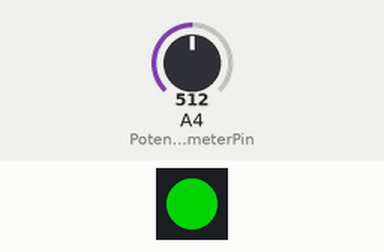
This sketch was run on a simulated Arduino Uno, built with avr-gcc and run on an emulated ATmega328P. Parts: 1 RGB LEDs in strip order, left to right. The inputs (shaded band) are chosen by the test bench; at power-on: A4 (PotentiometerPin) = 512. Dim RGB values are drawn brighter than linear.

Above: at 1.2 s.
1.3 s: A4 (PotentiometerPin) set to 331
At 2.4 s:
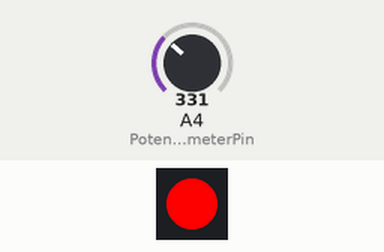
2.8 s: A4 (PotentiometerPin) set to 692
At 3.5 s:
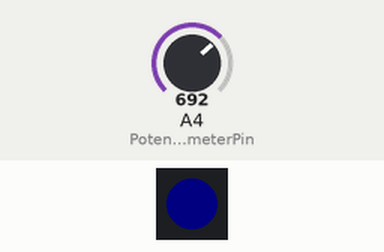
4.3 s: A4 (PotentiometerPin) set to 511
At 4.6 s:
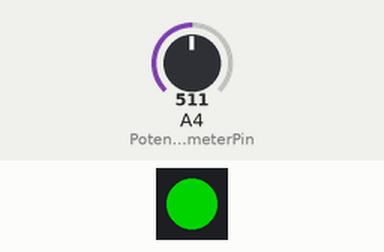
Timing chart, 0 to 7.3 s (numbered marks = the images above; inputs shaded):
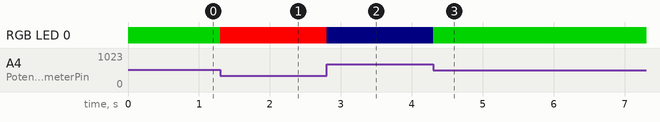

The sketch:

Potentiometer_with_NeoPixel.ino
```cpp
/*
 * Potentiometer_with_NeoPixel.ino
 *
 * https://www.browndoggadgets.com/
 *
 * Note: You will need to install the NeoPixel library by Adafruit
 *
 */


// use the NeoPixel library in the sketch
#include <Adafruit_NeoPixel.h>

// set pin to send the signal to the NeoPixel
#define PIN 9

// set variable name for an analog input pin
int PotentiometerPin = A4;

// set variable name to hold the input value
int PotentiometerValue;

// set variable name to hold the adjusted value
int PotentiometerValueMapped;

// set how many NeoPixel modules we will use
#define NUM_LEDS 1

// set variable to hold number of NeoPixel modules
int numberOfPixels = NUM_LEDS;

// create the NeoPixel object
Adafruit_NeoPixel strip = Adafruit_NeoPixel(NUM_LEDS, PIN, NEO_GRB + NEO_KHZ800);


// the setup runs once at the beginning of the sketch
void setup() {

  // by default the analog pins are set as input
  // so we don't need to specify that in setup

  // prepare the NeoPixel(s) to receive data
  strip.begin();

  // set the NeoPixels to show
  strip.show();

}


// the loop runs forever after the setup is complete
void loop() {

  // assign the value of input using analogRead on the pin
  PotentiometerValue = analogRead(PotentiometerPin);

  // use the map function to set scale of 0-1023 to scale of 0-255
  PotentiometerValueMapped = map(PotentiometerValue, 0, 341, 0, 255);

  if ((PotentiometerValue > 0) and (PotentiometerValue <= 341)) {

    for (int i = 0; i < numberOfPixels; i++) {

      strip.setPixelColor(i, PotentiometerValueMapped, 0, 0);
      strip.show();
      strip.clear();

    }

  }

  if ((PotentiometerValue > 341) and (PotentiometerValue <= 682)) {

    for (int i = 0; i < numberOfPixels; i++) {

      strip.setPixelColor(i, 0, PotentiometerValueMapped, 0);
      strip.show();
      strip.clear();

    }

  }

  if ((PotentiometerValue > 682) and (PotentiometerValue <= 1023)) {

    for (int i = 0; i < numberOfPixels; i++) {

      strip.setPixelColor(i, 0, 0, PotentiometerValueMapped);
      strip.show();
      strip.clear();

    }

  }

}
```

Measured:
- after the input at 1.3 s, RGB LED 0: RGB(0, 126, 0) → RGB(247, 0, 0) at once
- after the input at 2.8 s, RGB LED 0: RGB(247, 0, 0) → RGB(0, 0, 5) at once
- after the input at 4.3 s, RGB LED 0: RGB(0, 0, 5) → RGB(0, 126, 0) at once
